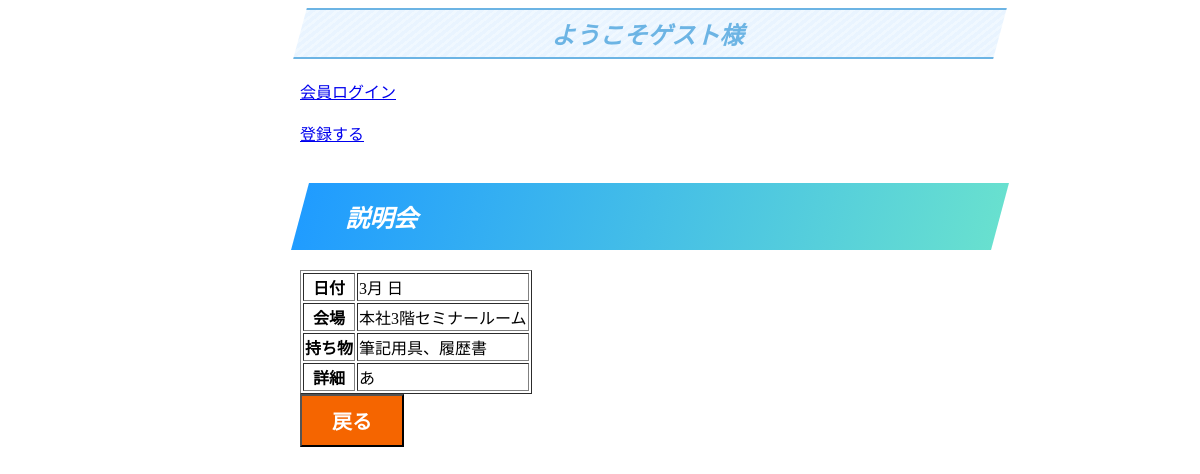
The app's page /shosai1.php, older data.
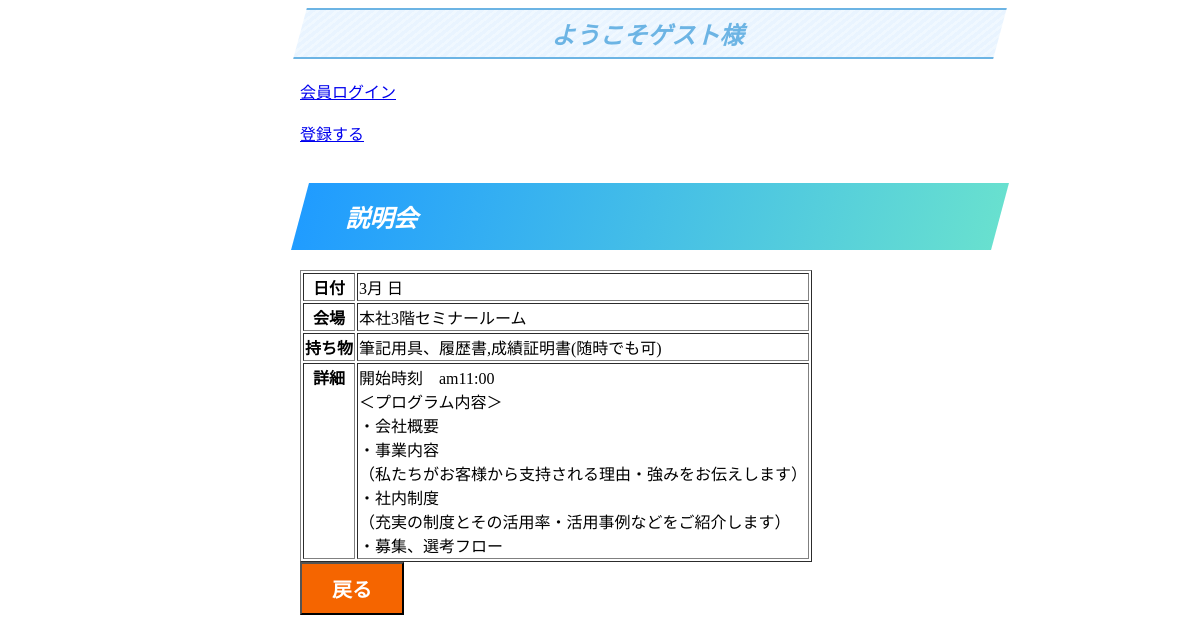
The same page, newer data.
### tables this page shows
CREATE TABLE `setumeikai` (
  `code` int(11) NOT NULL,
  `kaijou` varchar(30) NOT NULL,
  `motimono` varchar(100) NOT NULL,
  `shousai` varchar(300) NOT NULL,
  `syurui` varchar(30) NOT NULL
);

### shosai1.php (the view, shortened to what this page needs)
<div class="log">
<?php
if(isset($_SESSION['member_login'])==false)
{
	print '<h2 id="midasi">ようこそゲスト様</h2>';
	print '<a href="member_login.html">会員ログイン</a><br />';
	print '<br />';
}
else
{
	print '<h3>ようこそ</h3>';
	print $_SESSION['member_name'];
	print ' 様　';
	print '<a href="member_logout.php">ログアウト</a><br />';
	print '<br />';
}
?>
<!DOCTYPE html>
<html lang="ja">
<head>
    <link rel="stylesheet" href="./css/style.css">
</head>
<body>
<?php
try
{
$dsn='mysql:dbname=yoyaku;host=localhost;charset=utf8';
$user='root';
$password='';
$dbh=new PDO($dsn,$user,$password);
$dbh->setAttribute(PDO::ATTR_ERRMODE,PDO::ERRMODE_EXCEPTION);
$sql='SELECT code,kaijou,motimono,shousai FROM setumeikai WHERE 1';
$stmt=$dbh->prepare($sql);
$stmt->execute();
$rec=$stmt->fetch(PDO::FETCH_ASSOC);
$path1= $_GET['aaa'];
$pro_code=$rec['code'];
$pro_kaijou=$rec['kaijou'];
$pro_motimono=$rec['motimono'];
$pro_shousai=$rec['shousai'];
print '<a href="in.php?procode='.$pro_code.'&day='.$path1.'">登録する</a><br /><br />';
}
catch (Exception $e)
{
  print 'ただいま障害により大変ご迷惑をお掛けしております。';
  exit();
}
?>
    <h2>説明会</h2>
    <table border="1" id="syousai">
        <tr>
            <th>日付</th>
            <td>
                3月
                <?php
                    $path1= $_GET['aaa'];
                    print "${path1}日";
                ?>
            </td>
</tr>
<tr>
    <th>会場</th>
    <td>
        <?php
            print $pro_kaijou;
        ?>
    </td>
</tr>
<tr>
    <th>持ち物</th>
    <td>
        <?php
        print $pro_motimono;
        ?>
    </td>
</tr>
<tr>
    <th valign="top">詳細</th>
    <td>
    <?php
        print $pro_shousai;
    ?>
    </td>
</tr>
    </table>
    <form>
    <input type="button" class="btn-square" onclick="history.back()" value="戻る">
    </form>
</body>
</html>

### css/style.css (style rules this page uses)
body { width:700px; margin-right: auto; margin-left : 300px; }
#midasi { color: #6cb4e4; text-align: center; padding: 0.25em; border-top: solid 2px #6cb4e4; border-bottom: solid 2px #6cb4e4; background: -webkit-repeating-linear-gradient(-45deg, #f0f8ff, #f0f8ff 3px,#e9f4ff 3px, #e9f4ff 7px); background: repeating-linear-gradient(-45deg, #f0f8ff, #f0f8ff 3px,#e9f4ff 3px, #e9f4ff 7px); }
h2 { padding: 1rem 3rem; -webkit-transform: skew(-15deg); transform: skew(-15deg); color: #fff; background-image: -webkit-gradient(linear, left top, right top, from(#209cff), to(#68e0cf)); background-image: -webkit-linear-gradient(left, #209cff 0%, #68e0cf 100%); background-image: linear-gradient(to right, #209cff 0%, #68e0cf 100%); }
.btn-square, a.btn-square { color: #fff; background-color: #eb6100; font-size: 20px; font-weight: bold; padding: 10px 30px; }
.btn-square, a.btn-square:hover { color: #fff; background: #f56500; }

Row changes from the older to the newer data that the page shows:
changed setumeikai "本社3階セミナールーム": motimono "筆記用具、履歴書" → "筆記用具、履歴書,成績証明書(随時でも可)"; shousai "あ" → "開始時刻 am11:00 ＜プログラム内容＞ ・会社概要 ・事業内容 （私たちがお客様から支持される理由・強みをお伝えします） ・社内制度 （充実の制度とその活用率・活用事例などをご紹介します） ・募集、選考フロー"
